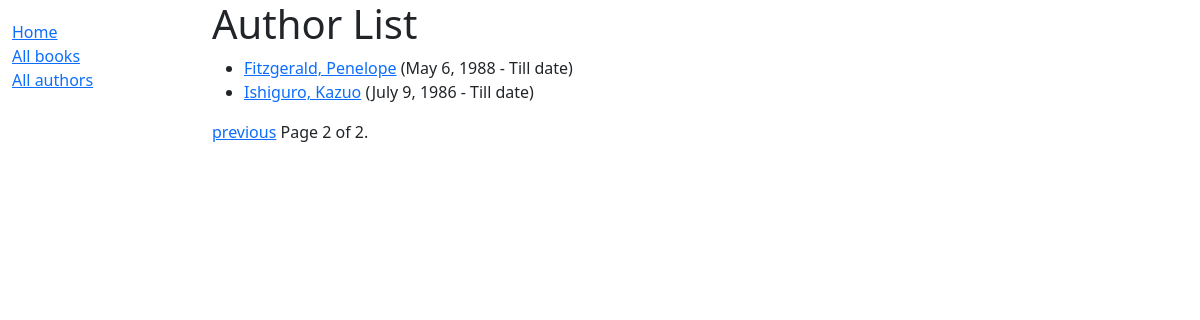
The page /catalog/author?page=2 on the database its author committed.
### catalog/models.py (models this page shows)
class Author(models.Model):
    first_name = models.CharField(max_length=100)
    last_name = models.CharField(max_length=100)
    date_of_birth = models.DateField(null=True, blank=True)
    date_of_death = models.DateField('Died', null=True, blank=True)
    class Meta:
        ordering = ['last_name', 'first_name']
    def get_absolute_url(self):
        return reverse('author-detail', args=[str(self.id)])
    def __str__(self):
        return f'{self.last_name}, {self.first_name}'

### catalog/views.py (the view)
# urls.py: path('author', views.AuthorListView.as_view(), name='authors'),
class AuthorListView(generic.ListView):
    model = Author
    context_object_name = 'author_list'  # your own name for the list as a template variable
    def get_queryset(self):
        return Author.objects.all()  # Get all author
    template_name = 'author_list.html'  # Specify the template name
    paginate_by = 2

### catalog/templates/author_list.html
{% extends "base_generic.html" %}
{% block content %}
  <h1>Author List</h1>
  {% if author_list %}
    <ul>
      {% for author in author_list %}
        <li>
          <a href="{{author.get_absolute_url}}">{{ author }}</a>
          ({{ author.date_of_birth }} -
          {% if author.date_of_death %}
             {{ author.date_of_death }})
          {% else %}
            Till date)
          {% endif %}
        </li>
      {% endfor %}
    </ul>
  {% else %}
    <p>There are no books in the library.</p>
  {% endif %}
{% endblock %}

### rows shown on the page
Author: last_name+first_name "Fitzgerald, Penelope", date_of_birth "May 6, 1988", shows "Till date)"
Author: last_name+first_name "Ishiguro, Kazuo", date_of_birth "July 9, 1986", shows "Till date)"

### other values the page prints
{{ page_obj.number }} "2"
{{ page_obj.paginator.num_pages }} "2"
